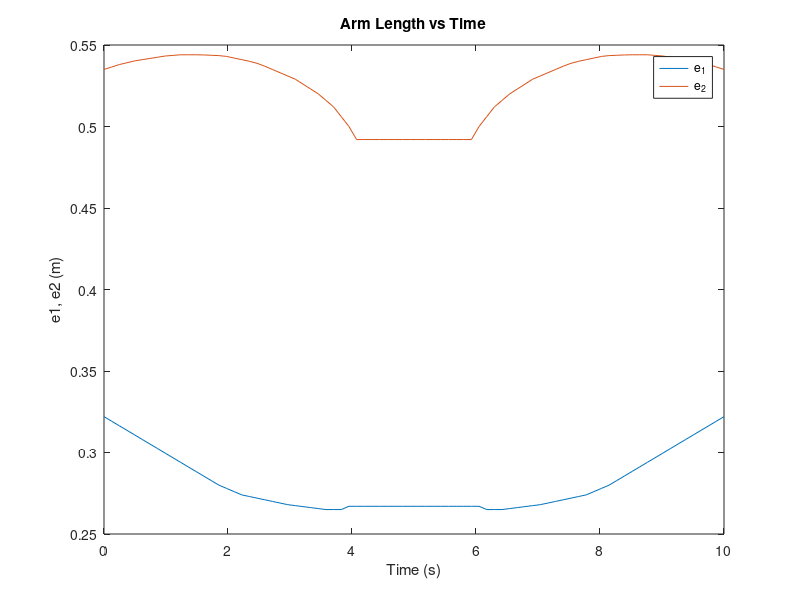
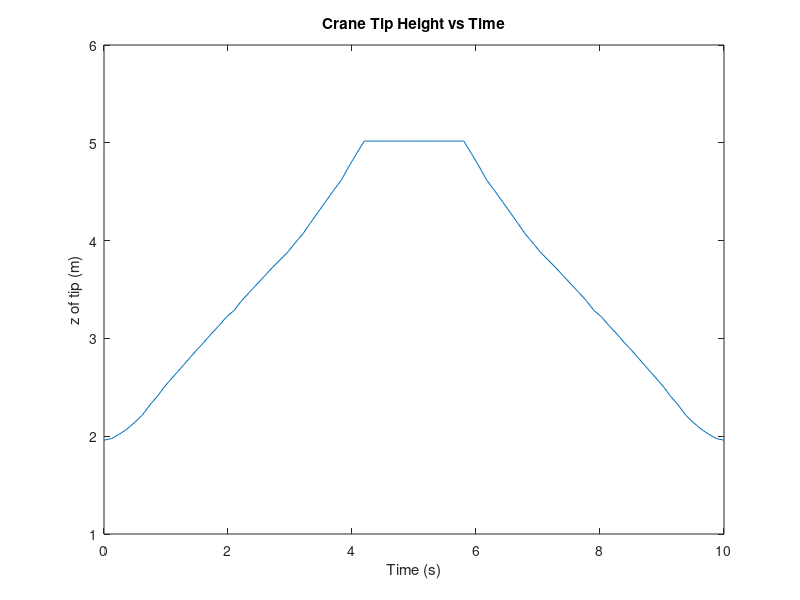
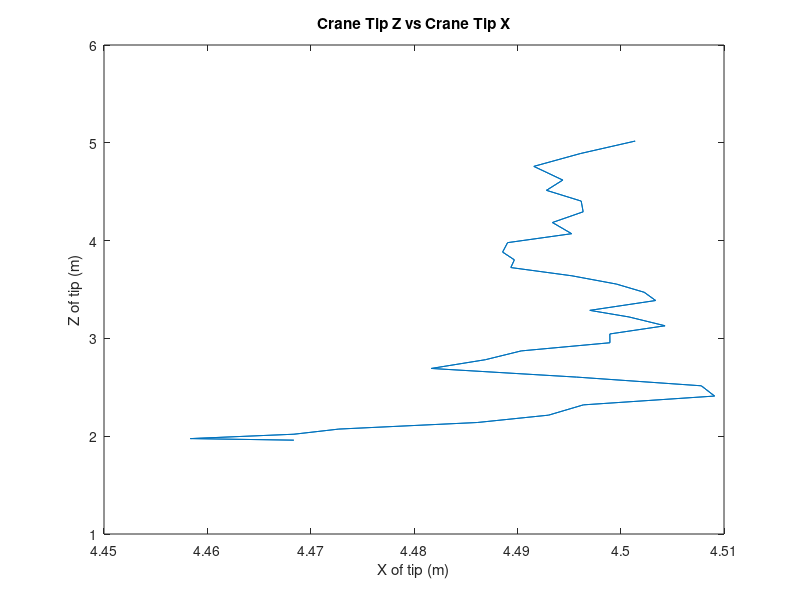
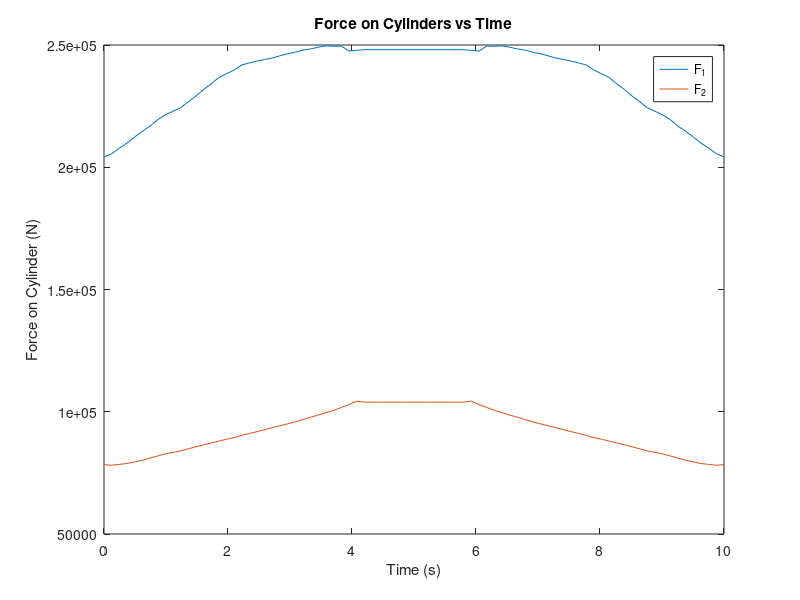

Write the MATLAB code that produced these figures, in order.
%Normalised piston velocities [-]
v_p01 = [0 0.13 0.26 0.4 0.386 0.372 0.358 0.344 0.33 0.316 0.302 0.288 0.274 0.26 0.246 0.232 0.218 0.204 0.19 0.176 0.162 0.148 0.134 0.12 0.106 0.092 0.078 0.064 0.05 0.036 0.022 0.008 0 0 0 0 0 0 0 0 0];
v_p02 = [0 -0.1 -0.2 -0.2 -0.2 -0.2 -0.2 -0.2 -0.2 -0.2 -0.16 -0.12 -0.08 -0.04 0 0.04 0.08 0.12 0.16 0.2 0.24 0.28 0.32 0.36 0.4 0.44 0.48 0.52 0.56 0.6 0.64 0.68 0.72 0.76 0.8 0.5333333333 0.26666667 0 0 0 0];

%Lever arms [m]
e_1 = [0.322 0.3192 0.3164 0.3136 0.3108 0.308 0.3052 0.3024 0.2996 0.2968 0.294 0.2912 0.2884 0.2856 0.2828 0.28 0.278 0.276 0.274 0.273 0.272 0.271 0.27 0.269 0.268 0.2674 0.2668 0.2662 0.2656 0.265 0.265 0.265 0.267 0.267 0.267 0.267 0.267 0.267 0.267 0.267 0.267];
e_2 = [0.535 0.5365 0.538 0.539125 0.54025 0.541 0.54175 0.5425 0.54325 0.543625 0.544 0.544 0.544 0.5439 0.5437 0.5435 0.543 0.542 0.541 0.54 0.53875 0.537 0.535 0.533 0.531 0.529 0.526 0.523 0.52 0.516 0.512 0.506 0.5 0.492 0.492 0.492 0.492 0.492 0.492 0.492 0.492];

%Angles [rad]
th_1 = [0.55 0.56 0.57 0.585 0.6 0.62 0.65 0.67 0.7 0.73 0.76 0.78 0.8 0.815 0.835 0.85 0.87 0.885 0.9 0.915 0.93 0.945 0.96 0.97 0.98 0.99 0.995 1.005 1.01 1.015 1.02 1.02 1.02 1.012 1 1 1 1 1 1 1];
th_2 = [-0.62 -0.62 -0.61 -0.6 -0.585 -0.57 -0.55 -0.53 -0.51 -0.495 -0.48 -0.46 -0.44 -0.42 -0.4 -0.38 -0.36 -0.345 -0.32 -0.3 -0.28 -0.26 -0.24 -0.22 -0.2 -0.175 -0.15 -0.12 -0.09 -0.06 -0.03 0 0.04 0.08 0.12 0.12 0.12 0.12 0.12 0.12 0.12];

% Add mirrored movement to vectors
v_p01 = [v_p01 -fliplr(v_p01)];
v_p02 = [v_p02 -fliplr(v_p02)];
e_1 = [e_1 fliplr(e_1)];
e_2 = [e_2 fliplr(e_2)];
th_1 = [th_1 fliplr(th_1)];
th_2 = [th_2 fliplr(th_2)];

%Base height [m]
L_0 = 3;

%Worst case scenarios

%% Cylinder 1
th_1_wc_cyl1 = 1.2; 
th_2_wc_cyl1 = 0.0; 
e_1_wc_cyl1 = 0.14; 
e_2_wc_cyl1 = 0.57; 

%% Cylinder 2
th_1_wc_cyl2 = 0.35; 
th_2_wc_cyl2 = 0.0; 
e_1_wc_cyl2 = 0.48; 
e_2_wc_cyl2 = 0.17; 

%Group-specific values
M_tmax = 1800;
q_rwc = 0.9;
M_t = 1500;
L_1 = 1.9;
L_2 = 3.5;
v_p0 = 0.13;
t_0 = 10;
P_smax = 30000000;
p_1max = 30000000 - 2000000;
eta_c = 0.94;

p_2 = 1000000;

% Constants and Time

g = 9.81;
time = linspace(0,t_0,length(e_1));

%De-normalise velocity

v_p1 = v_p0*v_p01;
v_p2 = v_p0*v_p02;

% Task 1.a

figure(1);

plot(time,e_1);
hold on
plot(time,e_2);

legend("e_1","e_2")
xlabel("Time (s)")
ylabel("e1, e2 (m)")
title("Arm Length vs Time")

az = L_1 * sin(th_1);
ax = L_1 * cos(th_1);
bz = L_2 * sin(th_2) + az + L_0;
bx = L_2 * cos(th_2) + ax;

figure(2);
plot(time,bz);
xlabel("Time (s)")
ylabel("z of tip (m)")
title("Crane Tip Height vs Time")

figure(3);
plot(bx,bz);
xlabel("X of tip (m)")
ylabel("Z of tip (m)")
title("Crane Tip Z vs Crane Tip X")


%% Task 1.b

F_1 = M_t*g*(L_1*cos(th_1)+L_2*cos(th_2))./e_1;
F_2 = M_t*g*L_2*cos(th_2)./e_2;

figure(4);
plot(time,F_1);
hold on
plot(time,F_2);
title("Force on Cylinders vs Time");
ylabel("Force on Cylinder (N)");
xlabel("Time (s)");
legend("F_1","F_2");

%% Task 2.a

F_wc_1 = M_tmax*g*(L_1*cos(th_1_wc_cyl1)+L_2*cos(th_2_wc_cyl1))./e_1_wc_cyl1; %%I put max of e_1 before, so now it's bigger, but more correct
F_wc_2 = M_tmax*g*L_2*cos(th_2_wc_cyl2)./e_2_wc_cyl2; %% I put max of e_2 before, so now it's bigger, but more correct.

A_1 = F_wc_1/(eta_c*(p_1max-0.5*p_2)) % 0.020437
D_1 = sqrt(4*A_1/pi) % 0.1613
A_2 = F_wc_2/(eta_c*(p_1max-0.5*p_2)) % 0.014064
D_2 = sqrt(4*A_2/pi) % 0.1338

% Task 2.b

%{
17We've chosen a CGH3 type hydraulic cylinder with 180mm diameter for the first cylinder,
and an 140mm bore diameter CGH3 cylinder for the second cylinder.
%}

%% Chosen Areas %%

A_p1 = 0.025447;
A_r1 = 0.013175;
A_p2 = 0.015394;
A_r2 = 0.007540;

%% Checking that the velocity is below the required velocity

v_max_1 = 0.14*ones(length(time),1); %we haven't chosen this value yet
v_max_2 = 0.16*ones(length(time),1); %we haven't chosen this value yet

figure(5);
plot(time,v_max_1);
hold on
plot(time,abs(v_p1));
plot(time,v_max_2);
plot(time,abs(v_p2));
legend("Max Stroke Speed: Cylinder 1","Stroke Speed (Magnitude): Cylinder 1","Max Stroke Speed: Cylinder 2","Stroke Speed (Magnitude): Cylinder 2");
xlabel("Time (s)");
ylabel("Velocity (m/s)");
title("Magnitude of Velocity vs Time")

% Task 3.a

v_1_pos = v_p1 > 0;
v_1_neg = v_p1 < 0;
v_1_stat = v_p1 == 0;
eta_c1 = v_1_pos./eta_c + v_1_neg*eta_c + v_1_stat;
v_2_pos = v_p2 > 0;
v_2_neg = v_p2 < 0;
v_2_stat = v_p2 == 0;
eta_c2 = v_2_pos./eta_c + v_2_neg*eta_c + v_2_stat;


p_2 = p_2*ones(1,length(time));
p_1_cyl1 = (F_1./eta_c1 + p_2*A_r1)/(A_p1);
p_1_cyl2 = (p_2*A_r2 + F_2./eta_c2)/(A_p2);
p_1max_cyl1 = max(p_1_cyl1);
p_1max_cyl2 = max(p_1_cyl2);
p_min = max([p_1max_cyl1 p_1max_cyl2]) * ones(1,length(time));

figure(6);
plot(time,p_1_cyl1);
hold on
plot(time,p_1_cyl2);
plot(time,p_2);
plot(time,p_min);
plot(time,p_1max*ones(1,length(time)));
title("Pressure vs Time");
xlabel("Time (s)");
ylabel("Pressure (Pa)");
legend("P1 - Cylinder 1","P1 - Cylinder 2", "P2", "Minimum Pressure", "Maximum Pressure");
ylim([0 3e+07]);

% Task 3.b

q_1 = A_p1*v_p1.*v_1_pos + A_r1*abs(v_p1).*v_1_neg;
q_2 = A_p2*v_p2.*v_2_pos + A_r1*abs(v_p2).*v_2_neg;
q_tot = q_1 + q_2;
q_max = (max(q_tot)/q_rwc)*ones(1,length(time));

figure(7);
plot(time,q_1);
hold on
plot(time,q_2);
plot(time,q_tot);
plot(time,q_max);
title("Volumetric Flow vs Time");
ylabel("Volumetric Flow (m^3/s)");
xlabel("Time (s)");
legend("Cylinder 1","Cylinder 2","Total Flow","Maximum Flow");

% Task 5.a
